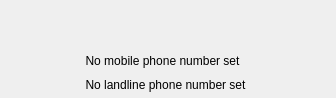
<ui version="4.0" >
 <class>ContactWidget</class>
 <widget class="QWidget" name="ContactWidget" >
  <property name="geometry" >
   <rect>
    <x>0</x>
    <y>0</y>
    <width>336</width>
    <height>98</height>
   </rect>
  </property>
  <property name="sizePolicy" >
   <sizepolicy>
    <hsizetype>5</hsizetype>
    <vsizetype>0</vsizetype>
    <horstretch>0</horstretch>
    <verstretch>0</verstretch>
   </sizepolicy>
  </property>
  <property name="autoFillBackground" >
   <bool>true</bool>
  </property>
  <layout class="QGridLayout" >
   <property name="margin" >
    <number>0</number>
   </property>
   <property name="spacing" >
    <number>0</number>
   </property>
   <item row="3" column="1" >
    <widget class="QToolButton" name="landlineButton" >
     <property name="text" >
      <string>No landline phone number set</string>
     </property>
     <property name="icon" >
      <iconset resource="../../../../resources/wengophone.qrc" >:/pics/contact/landline.png</iconset>
     </property>
     <property name="toolButtonStyle" >
      <enum>Qt::ToolButtonTextBesideIcon</enum>
     </property>
     <property name="autoRaise" >
      <bool>true</bool>
     </property>
    </widget>
   </item>
   <item row="2" column="1" >
    <widget class="QToolButton" name="mobileButton" >
     <property name="text" >
      <string>No mobile phone number set</string>
     </property>
     <property name="icon" >
      <iconset resource="../../../../resources/wengophone.qrc" >:/pics/contact/mobile.png</iconset>
     </property>
     <property name="toolButtonStyle" >
      <enum>Qt::ToolButtonTextBesideIcon</enum>
     </property>
     <property name="autoRaise" >
      <bool>true</bool>
     </property>
    </widget>
   </item>
   <item rowspan="4" row="0" column="2" >
    <spacer>
     <property name="orientation" >
      <enum>Qt::Horizontal</enum>
     </property>
     <property name="sizeHint" >
      <size>
       <width>16</width>
       <height>20</height>
      </size>
     </property>
    </spacer>
   </item>
   <item row="1" column="1" >
    <layout class="QHBoxLayout" >
     <property name="margin" >
      <number>0</number>
     </property>
     <property name="spacing" >
      <number>0</number>
     </property>
     <item>
      <widget class="QToolButton" name="callButton" >
       <property name="minimumSize" >
        <size>
         <width>24</width>
         <height>24</height>
        </size>
       </property>
       <property name="icon" >
        <iconset resource="../../../../resources/wengophone.qrc" >:/pics/contact/call.png</iconset>
       </property>
       <property name="autoRaise" >
        <bool>true</bool>
       </property>
      </widget>
     </item>
     <item>
      <widget class="QToolButton" name="chatButton" >
       <property name="minimumSize" >
        <size>
         <width>24</width>
         <height>24</height>
        </size>
       </property>
       <property name="icon" >
        <iconset resource="../../../../resources/wengophone.qrc" >:/pics/contact/chat.png</iconset>
       </property>
       <property name="autoRaise" >
        <bool>true</bool>
       </property>
      </widget>
     </item>
     <item>
      <widget class="QToolButton" name="smsButton" >
       <property name="minimumSize" >
        <size>
         <width>24</width>
         <height>24</height>
        </size>
       </property>
       <property name="icon" >
        <iconset resource="../../../../resources/wengophone.qrc" >:/pics/contact/sms.png</iconset>
       </property>
       <property name="iconSize" >
        <size>
         <width>16</width>
         <height>16</height>
        </size>
       </property>
       <property name="autoRaise" >
        <bool>true</bool>
       </property>
      </widget>
     </item>
     <item>
      <widget class="QToolButton" name="sendFileButton" >
       <property name="minimumSize" >
        <size>
         <width>24</width>
         <height>24</height>
        </size>
       </property>
       <property name="text" >
        <string/>
       </property>
       <property name="icon" >
        <iconset resource="../../../../resources/wengophone.qrc" >:/pics/actions/send_file.png</iconset>
       </property>
       <property name="iconSize" >
        <size>
         <width>16</width>
         <height>16</height>
        </size>
       </property>
       <property name="autoRaise" >
        <bool>true</bool>
       </property>
      </widget>
     </item>
     <item>
      <spacer>
       <property name="orientation" >
        <enum>Qt::Horizontal</enum>
       </property>
       <property name="sizeHint" >
        <size>
         <width>119</width>
         <height>15</height>
        </size>
       </property>
      </spacer>
     </item>
    </layout>
   </item>
   <item row="0" column="1" >
    <spacer>
     <property name="orientation" >
      <enum>Qt::Vertical</enum>
     </property>
     <property name="sizeType" >
      <enum>QSizePolicy::Fixed</enum>
     </property>
     <property name="sizeHint" >
      <size>
       <width>20</width>
       <height>20</height>
      </size>
     </property>
    </spacer>
   </item>
   <item rowspan="3" row="1" column="0" >
    <widget class="QToolButton" name="avatarButton" >
     <property name="sizePolicy" >
      <sizepolicy>
       <hsizetype>0</hsizetype>
       <vsizetype>0</vsizetype>
       <horstretch>0</horstretch>
       <verstretch>7</verstretch>
      </sizepolicy>
     </property>
     <property name="toolTip" >
      <string>&lt;html>&lt;head>&lt;meta name="qrichtext" content="1" />&lt;style type="text/css">
p, li { white-space: pre-wrap; }
&lt;/style>&lt;/head>&lt;body style=" font-family:'Sans Serif'; font-size:9pt; font-weight:400; font-style:normal; text-decoration:none;">
&lt;p style=" margin-top:0px; margin-bottom:0px; margin-left:0px; margin-right:0px; -qt-block-indent:0; text-indent:0px;">Click to edit this contact&lt;/p>&lt;/body>&lt;/html></string>
     </property>
     <property name="icon" >
      <iconset resource="../../../../resources/wengophone.qrc" >:/pics/avatar_background.png</iconset>
     </property>
     <property name="iconSize" >
      <size>
       <width>70</width>
       <height>70</height>
      </size>
     </property>
     <property name="autoRaise" >
      <bool>true</bool>
     </property>
    </widget>
   </item>
  </layout>
 </widget>
 <tabstops>
  <tabstop>callButton</tabstop>
  <tabstop>chatButton</tabstop>
  <tabstop>smsButton</tabstop>
  <tabstop>avatarButton</tabstop>
  <tabstop>mobileButton</tabstop>
  <tabstop>landlineButton</tabstop>
 </tabstops>
 <resources>
  <include location="../../../../resources/wengophone.qrc" />
 </resources>
 <connections/>
</ui>
